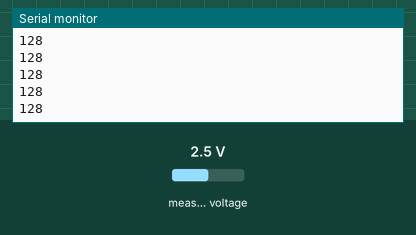
This sketch was run on a simulated Arduino Uno, built with avr-gcc and run on an emulated ATmega328P. Parts: the last lines printed to the serial monitor. Wiring (inferred from the names in the program): PCF8591 converter at I2C address 0x48. The inputs (shaded band) are chosen by the test bench; at power-on: measured voltage 2.5 V.

Above: at 1.2 s.
1.3 s: measured voltage set to 0.1 V
At 1.56 s:
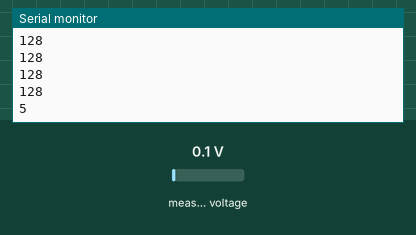
2.8 s: measured voltage set to 1.2 V
At 2.97 s:
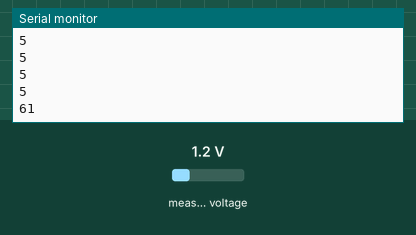
Timing chart, 0 to 5.8 s (numbered marks = the images above; inputs shaded):
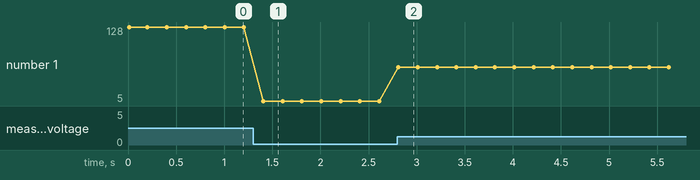

Measured:
- after the input at 1.3 s, the serial monitor: prints a new line after 0.11 s (image 1)
- after the input at 2.8 s, the serial monitor: prints a new line at once (image 2)
- plotted number 1: 128 → 5 after the input at 1.3 s, 5 → 61 after the input at 2.8 s

The sketch:

adPcf8591.ino
```cpp
   /**PCF8591 Module Analog to Digital test program.
    Essentially, this tests the I2C communications to the chip.
    The chip address is 0x90.
   */
   #include <Wire.h>
   #define PCF8591 (0x90 >> 1)      // Device address = 0
   #define PCF8591_DAC_ENABLE 0x40
   #define PCF8591_ADC_CH0 0x40
   #define PCF8591_ADC_CH1 0x41
   #define PCF8591_ADC_CH2 0x42
   #define PCF8591_ADC_CH3 0x43
   byte adc_value;
   byte getADC(byte config)
   {
     Wire.beginTransmission(PCF8591);
     Wire.write(config);
     Wire.endTransmission();
     Wire.requestFrom((int) PCF8591,2);
     while (Wire.available())
     {
       adc_value = Wire.read(); //This needs two reads to get the value.
       adc_value = Wire.read();
     }
     return adc_value;
   }
   void setup()
   {
     Serial.begin(9600);
     Wire.begin();
     Serial.println("ADC Test");
   }
   void loop()
   {
     adc_value = getADC(PCF8591_ADC_CH3); //Channel 3 is the pot
     Serial.println(adc_value);
     delay(200);
   }
```
